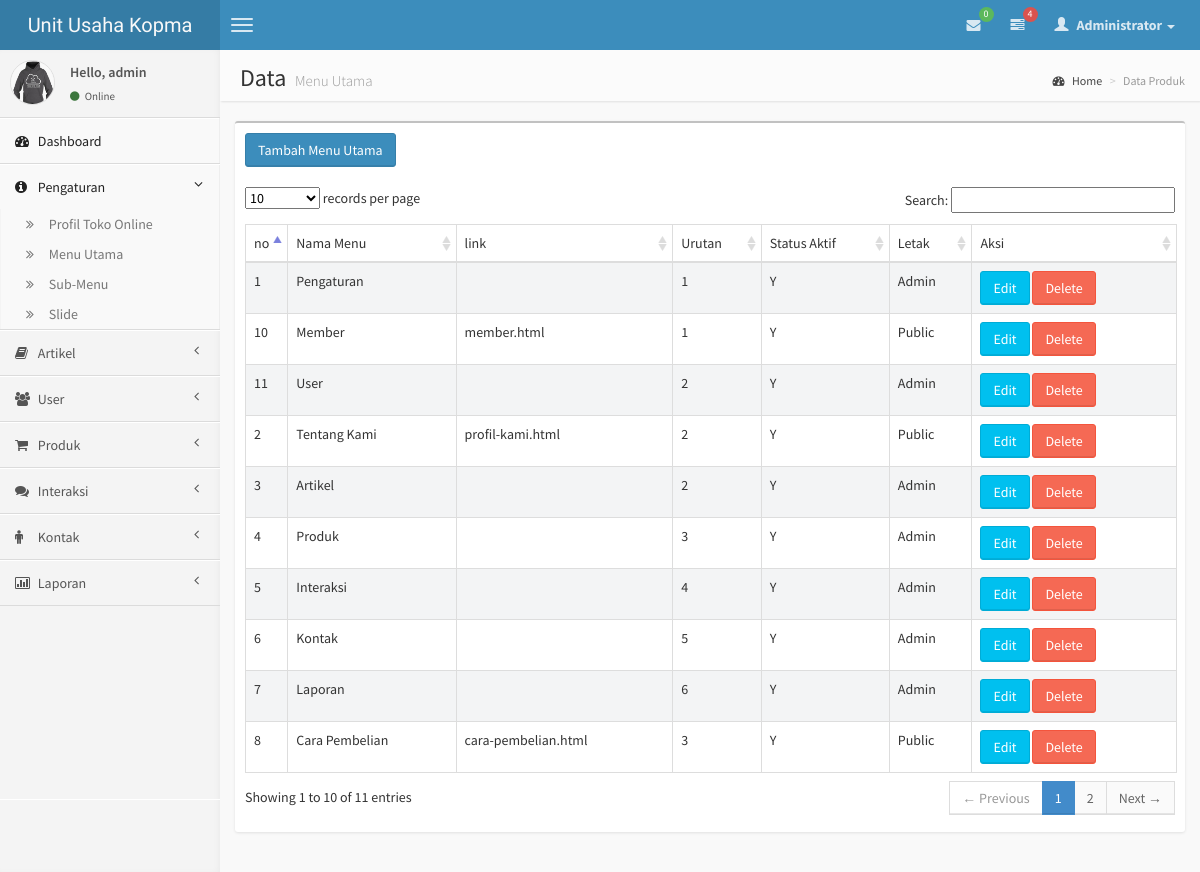
The page /adminpage/media.php?module=menuutama (signed in) on the database as committed earlier.
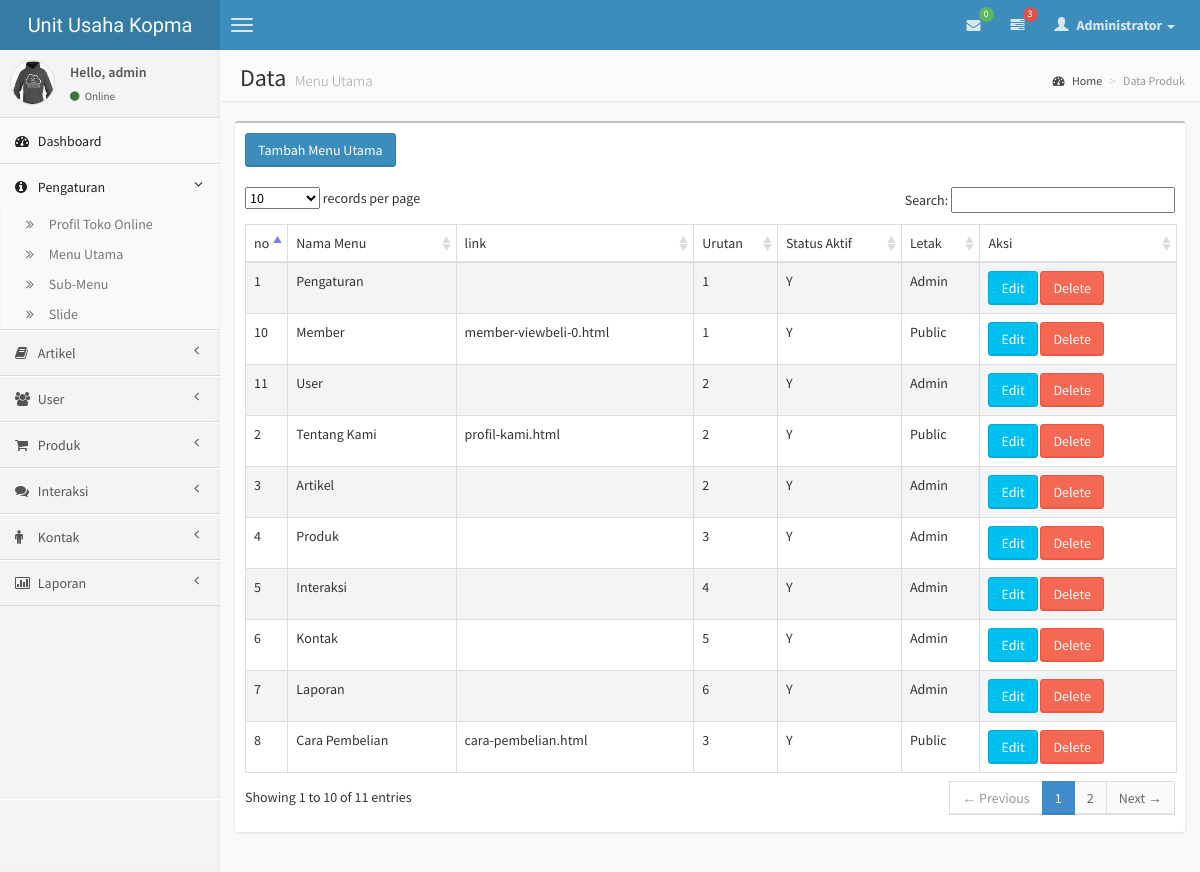
The same page on the database as committed later.
### tables this page shows
CREATE TABLE `menuutama` (
  `id_main` int(5) NOT NULL AUTO_INCREMENT,
  `nama_menu` varchar(50) DEFAULT NULL,
  `link` varchar(100) DEFAULT NULL,
  `aktif` enum('Y','N') NOT NULL DEFAULT 'Y',
  `lokasi` enum('Admin','Public') NOT NULL,
  `hakakses` enum('user','admin') NOT NULL,
  `icon` varchar(20) DEFAULT NULL,
  `urutan` int(5) NOT NULL,
  PRIMARY KEY (`id_main`)
);

### adminpage/modul/mod_menuutama/menuutama.php (the view, shortened to what the changed rows need)
<?php
  if (empty($_SESSION['namauser'])){
  echo "<link href='style.css' rel='stylesheet' type='text/css'>
 <center>Untuk mengakses modul, Anda harus login <br>";
  echo "<a href=../../index.php><b>LOGIN</b></a></center>";
}
else{
$aksi="modul/mod_menuutama/aksi_menuutama.php";
echo "<aside class='right-side'>
                <section class='content-header'>
                    <h1>
                        Data
                        <small>Menu Utama</small>
                    </h1>
                    <ol class='breadcrumb'>
                        <li><a href='#'><i class='fa fa-dashboard'></i> Home</a></li>
                        <li class='active'>Data Produk</li>
                    </ol>
                </section>
                <section class='content'>
                    <div class='row'>
                        <div class='col-xs-12'>
<div class='box'>";
$act=!isset($_GET['act'])?'act':$_GET['act'];
switch($act){
  default:
    echo "<div class='box-header'>
<h3 class='box-title'>
<input type=button class='btn btn-primary btn' value='Tambah Menu Utama'
          onclick=\"window.location.href='?module=menuutama&act=tambahmenuutama';\">
</h3>
                                </div>
                                <div class='box-body table-responsive'>
    <table id='example1' class='table table-bordered table-striped'>
                                        <thead>
          <tr><td class='center'>no</td>
          <td class='center'>Nama Menu</td>
          <td class='left'>link</td>
          <td class='left'>Urutan</td>
          <td class='center'>Status Aktif</td>
          <td class='center'>Letak</td>
          <td class='center'>Aksi</td></tr></thead><tbody>";
    $tampil=mysqli_query($con,"SELECT * FROM menuutama");
    $no=1;
    while ($r=mysqli_fetch_array($tampil)){
       echo "<tr><td class='center' width='25'>$no</td>
             <td class='left'>$r[nama_menu]</td>
             <td class='left'>$r[link]</td>
             <td class='left'>$r[urutan]</td>
             <td class='center'>$r[aktif]</td>
             <td class='center'>$r[lokasi]</td>
             <td class='center'>
		         <a class='btn btn-info' href='?module=menuutama&act=editmenuutama&id=$r[id_main]'>
										<i class='icon-edit icon-white'></i>
										Edit
									</a>
									<a class='btn btn-danger' href='$aksi?module=menuutama&act=hapus&id=$r[id_main]'>
										<i class='icon-trash icon-white'></i>
										Delete
									</a>
								</td>
             </tr>";
      $no++;
    }
    echo "</tbody></table>";
    break;
}
}
echo "</div>
 </div>
                    </div>
                </section>
            </aside>
        </div>";
?>

### adminpage/media.php (shortened to what the changed rows need)
<?php
include "../config/koneksi.php";
if($_SESSION['login']==0){
  header('location:logout.php');
}
else{
if (empty($_SESSION['username']) AND empty($_SESSION['passuser']) AND $_SESSION['login']==0){
  echo "<link href='style.css' rel='stylesheet' type='text/css'>
 <center>Untuk mengakses modul, Anda harus login <br>";
  echo "<a href=index.php><b>LOGIN</b></a></center>";
}
else{
?>
<!DOCTYPE html>
<html>
    <head>
        <link href="css/bootstrap.min.css" rel="stylesheet" type="text/css" />
        <link href="css/font-awesome.min.css" rel="stylesheet" type="text/css" />
        <link href="css/ionicons.min.css" rel="stylesheet" type="text/css" />
        <link href="css/morris/morris.css" rel="stylesheet" type="text/css" />
        <link href="css/jvectormap/jquery-jvectormap-1.2.2.css" rel="stylesheet" type="text/css" />
        <link href="css/datepicker/datepicker3.css" rel="stylesheet" type="text/css" />
        <link href="css/daterangepicker/daterangepicker-bs3.css" rel="stylesheet" type="text/css" />
        <link href="css/bootstrap-wysihtml5/bootstrap3-wysihtml5.min.css" rel="stylesheet" type="text/css" />
        <link href="css/datatables/dataTables.bootstrap.css" rel="stylesheet" type="text/css" />
        <link href="css/AdminLTE.css" rel="stylesheet" type="text/css" />
        <link href="css/bootstrap-wysihtml5/bootstrap3-wysihtml5.min.css" rel="stylesheet" type="text/css" />
    </head>
   <body style="min-height: 329px;" class="skin-blue  pace-done fixed">
        <header class="header">
            <a href="index.html" class="logo">
                Unit Usaha Kopma
            </a>
            <nav class="navbar navbar-static-top" role="navigation">
                <a href="#" class="navbar-btn sidebar-toggle" data-toggle="offcanvas" role="button">
                    <span class="icon-bar"></span>
                    <span class="icon-bar"></span>
                    <span class="icon-bar"></span>
                </a>
                <div class="navbar-right">
                    <ul class="nav navbar-nav">
                        <li class='dropdown messages-menu'>
                            <a href='#' class='dropdown-toggle' data-toggle='dropdown'>
                                <i class='fa fa-envelope'></i>
                                <?php
$hub = mysqli_query($con,"select count(hubungi.id_hubungi) as baru from hubungi where dibuka='1'");
  $bk = mysqli_fetch_array($hub);
  echo "
                                <span class='label label-success'>$bk[baru]</span>
                            </a>
                            <ul class='dropdown-menu'>
                                <li class='header'>Anda Memiliki $bk[baru] pesan baru</li>
                                <li>
                                    <ul class='menu'>";
                                      ?>
                                     </ul>
                            </ul>
                        </li>
                         <li class="dropdown tasks-menu">
                            <a href="?module=hubungi" class="dropdown-toggle" data-toggle="dropdown">
                                <i class="fa fa-tasks"></i>
                                <?php
$ord = mysqli_query($con,"select count(orders.id_orders) as jmlorder from orders where status_order='Baru'");
  $od = mysqli_fetch_array($ord);
  echo "
                                <span class='label label-danger'>$od[jmlorder]</span>
                            </a>
                            <ul class='dropdown-menu'>
                                <li class='header'>Anda Memiliki $od[jmlorder] Order Baru</li>
                                <li>
                                    <ul class='menu'>
                                    ";
                                      ?>
                                    </ul>
                                </li>
                            </ul>
                        </li>
                        <?php
                                	echo "
                        <li class='dropdown user user-menu'>
                            <a href='#' class='dropdown-toggle' data-toggle='dropdown'>
                                <i class='glyphicon glyphicon-user'></i>
                                <span>$_SESSION[namalengkap] <i class='caret'></i></span>
                            </a>
                            <ul class='dropdown-menu'>
                                ";
                                ?>
                            </ul>
                        </li>
                    </ul>
                </div>
            </nav>
        </header>
        <div class="wrapper row-offcanvas row-offcanvas-left">
       <?php include "content.php"; ?>
    </body>
</html>
<?php
}
}
?>

Rows that differ between the two databases and show on the page:
changed menuutama "Member": link "member.html" → "member-viewbeli-0.html"
Other text that changed with them:
$od[jmlorder]: "4" → "3"
